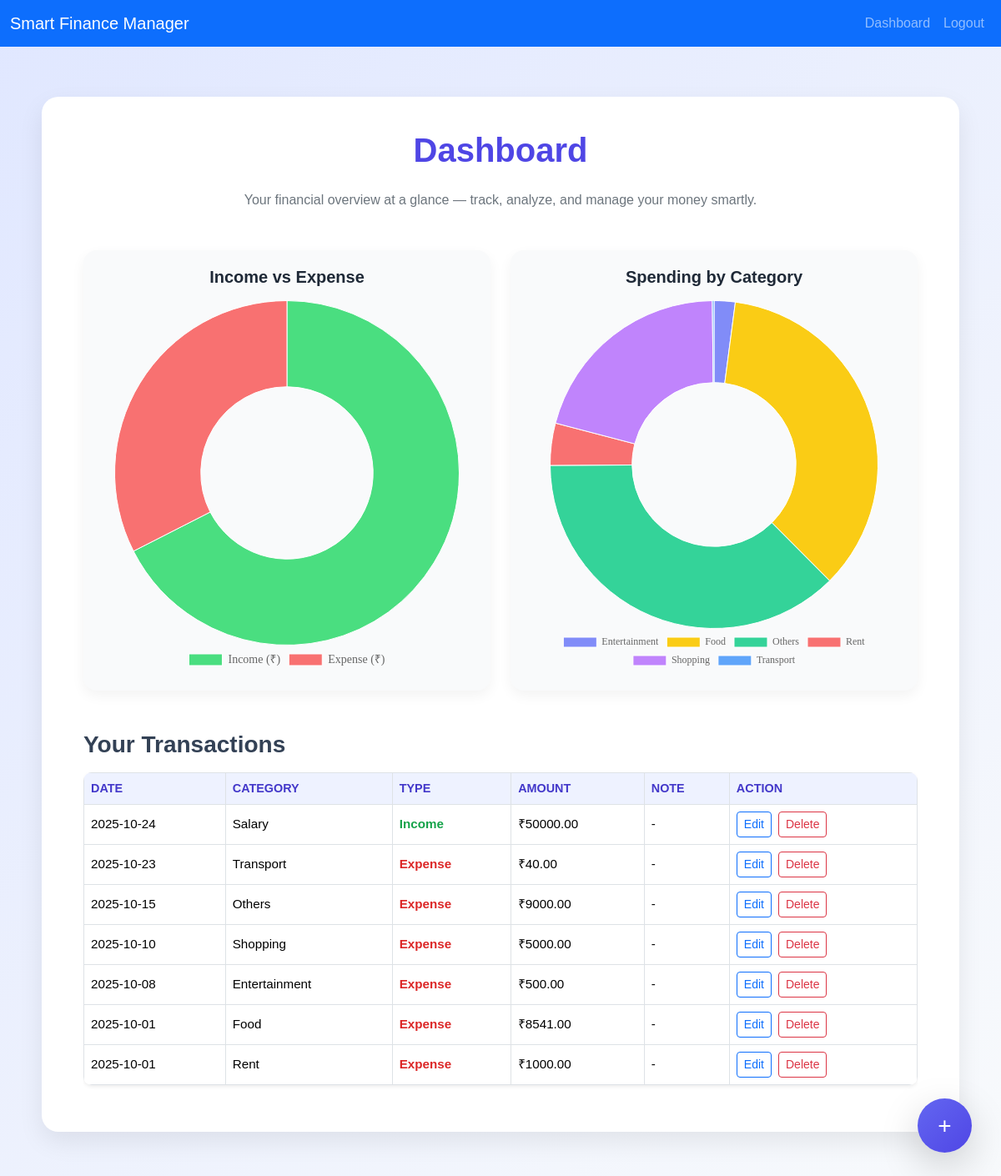
/dashboard (signed in), run on an earlier commit of the app's database.
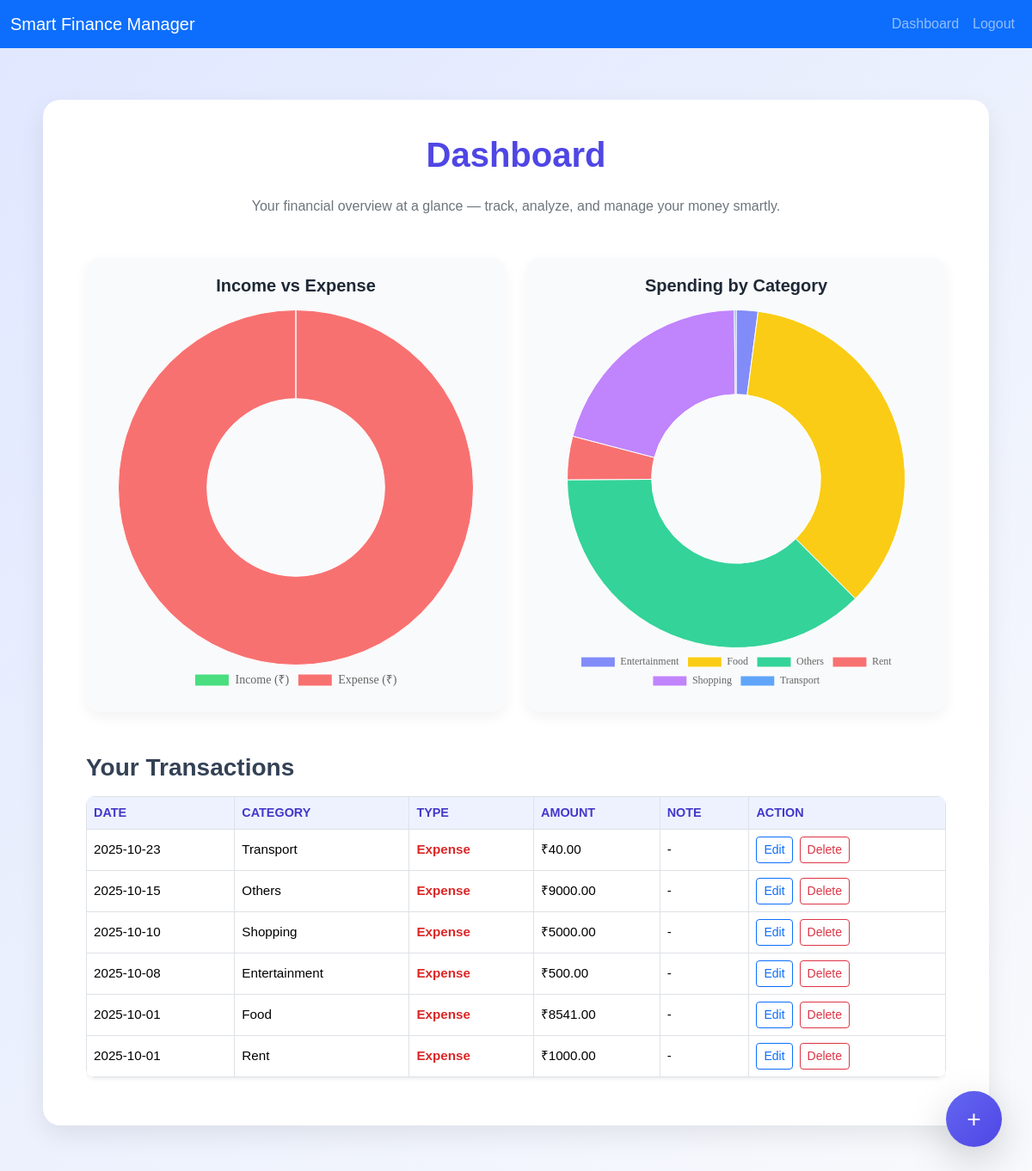
And on a later commit of the database.
### tables this page shows
CREATE TABLE transactions (
    id INTEGER PRIMARY KEY AUTOINCREMENT,
    user_id INTEGER NOT NULL,
    category_id INTEGER NOT NULL,
    amount REAL NOT NULL,
    date TEXT NOT NULL,
    note TEXT,
    FOREIGN KEY (user_id) REFERENCES users(id) ON DELETE CASCADE,
    FOREIGN KEY (category_id) REFERENCES categories(id) ON DELETE CASCADE
);

CREATE TABLE categories (
    id INTEGER PRIMARY KEY AUTOINCREMENT,
    name TEXT NOT NULL,
    type TEXT CHECK(type IN ('income', 'expense')) NOT NULL,
    user_id INTEGER,
    FOREIGN KEY (user_id) REFERENCES users(id) ON DELETE CASCADE
);

### app.py (the view)
@app.route('/dashboard')
def dashboard():
    if 'user_id' not in session:
        flash(' Please log in first.', 'error')
        return redirect(url_for('login'))
    else:
        conn = get_db_connection()
        cursor = conn.cursor()
        transactions = cursor.execute(
            """SELECT t.id, t.amount, t.date, t.note, c.name AS category_name, c.type AS category_type FROM transactions t JOIN categories c ON t.category_id = c.id WHERE t.user_id = ?
            ORDER BY date(t.date) DESC
            """, (session['user_id'],)).fetchall()
        totals = cursor.execute(
                """SELECT
                SUM(CASE WHEN c.type='income' THEN t.amount ELSE 0 END) AS total_income,
                SUM(CASE WHEN c.type='expense' THEN t.amount ELSE 0 END) AS total_expense
                FROM transactions t
                JOIN categories c ON t.category_id = c.id
                WHERE t.user_id = ?
                """, (session['user_id'],)).fetchone()
        category_expense = cursor.execute(
            """SELECT c.name AS category_name, SUM(t.amount) AS total
            FROM transactions t
            JOIN categories c ON t.category_id = c.id
            WHERE t.user_id = ? AND c.type='expense'
            GROUP BY c.name
            """, (session['user_id'],)).fetchall()
        conn.close()
        return render_template('dashboard.html', user_name=session['user_name'], transactions = transactions, totals=totals, category_expense=category_expense)

### app.py (called while the page is built)
def get_db_connection():
    conn = sqlite3.connect('finance.db')
    conn.row_factory = sqlite3.Row
    return conn

### templates/dashboard.html (shortened to what this page needs)
{% extends "layout.html" %}
{% block head %}
  <link href="https://cdn.jsdelivr.net/npm/bootstrap@5.3.3/dist/css/bootstrap.min.css" rel="stylesheet">
{% endblock %}
{% block content %}
<div class="dashboard-container">
  <h1 class="text-center mb-4">Dashboard</h1>
  <p class="text-center text-secondary mb-5">Your financial overview at a glance — track, analyze, and manage your money smartly.</p>
  <div class="row g-4">
    <div class="col-md-6">
      <div class="chart-card">
        <h5 class="text-center mb-3 text-indigo-600 fw-semibold">Income vs Expense</h5>
        <canvas id="incomeExpenseChart"></canvas>
      </div>
    </div>
    <div class="col-md-6">
      <div class="chart-card">
        <h5 class="text-center mb-3 text-indigo-600 fw-semibold">Spending by Category</h5>
        <canvas id="categoryExpenseChart"></canvas>
      </div>
    </div>
  </div>
  <div class="mt-5">
    <h3 class="mb-3">Your Transactions</h3>
    {% if transactions %}
      <div class="table-responsive">
        <table class="table table-bordered table-hover align-middle shadow-sm">
          <thead>
            <tr>
              <th>Date</th>
              <th>Category</th>
              <th>Type</th>
              <th>Amount</th>
              <th>Note</th>
              <th>Action</th>
            </tr>
          </thead>
          <tbody>
            {% for tx in transactions %}
            <tr>
              <td>{{ tx['date'] }}</td>
              <td>{{ tx['category_name'] }}</td>
              <td>
                {% if tx['category_type'] == 'income' %}
                  <span class="income-text">Income</span>
                {% else %}
                  <span class="expense-text">Expense</span>
                {% endif %}
              </td>
              <td>₹{{ "%.2f"|format(tx['amount']) }}</td>
              <td>{{ tx['note'] or '-' }}</td>
              <td>
                <div class="d-flex gap-2">
                  <button class="btn btn-outline-primary btn-sm edit-btn" data-id="{{ tx['id'] }}">
                 Edit
                 </button>
                 <form action="{{ url_for('delete_txn', txn_id=tx['id']) }}" method="POST" onsubmit="return confirm('Are you sure you want to delete this transaction?');">
                  <button type="submit" class="btn btn-outline-danger btn-sm">Delete</button>
                 </form>
                </div>
              </td>
            </tr>
            {% endfor %}
          </tbody>
        </table>
      </div>
    {% else %}
      <div class="alert alert-info mt-4 text-center">
        No transactions yet. Click the <strong>“+”</strong> button to add your first one!
      </div>
    {% endif %}
  </div>
</div>
<button id="add_transaction" class="btn add-transaction-btn shadow-lg">+</button>
{% endblock %}

### templates/layout.html (shortened to what this page needs)
<!DOCTYPE html>
<html lang="en">
<head>
    <link href="https://cdn.jsdelivr.net/npm/bootstrap@5.3.0/dist/css/bootstrap.min.css" rel="stylesheet">
    {% block head %}
    {% endblock %}
</head>
<body>
    <nav class="navbar navbar-expand-lg navbar-dark bg-primary">
        <div class="container-fluid">
            <a class="navbar-brand" href="{{ url_for('home') }}">Smart Finance Manager</a>
            <div class="collapse navbar-collapse" id="navbarNav">
                <ul class="navbar-nav ms-auto">
                    {% if session.get('user_id') %}
                        <li class="nav-item">
                            <a class="nav-link" href="{{ url_for('dashboard') }}">Dashboard</a>
                        </li>
                        <li class="nav-item">
                            <a class="nav-link" href="/logout">Logout</a>
                        </li>
                    {% endif %}
                </ul>
            </div>
        </div>
    </nav>
    <div class="container mt-4">
        {% block content %}{% endblock %}
    </div>
</body>
</html>

### templates/dashboard.html (style rules this page uses)
body { background: linear-gradient(135deg, #e0e7ff, #f8fafc); font-family: "Poppins", sans-serif; color: #1f2937; }
.dashboard-container { max-width: 1100px; margin: 60px auto; background: #ffffff; border-radius: 20px; box-shadow: 0 12px 30px rgba(0, 0, 0, 0.08); padding: 40px 50px; transition: all 0.3s ease; }
h1 { color: #4f46e5; font-weight: 700; margin-bottom: 20px; }
h3 { color: #334155; font-weight: 600; }
.chart-card { background: #f9fafb; border-radius: 16px; padding: 20px; box-shadow: 0 6px 16px rgba(0, 0, 0, 0.05); transition: 0.3s ease; }
.table { border-radius: 10px; overflow: hidden; }
.table th { background-color: #eef2ff; color: #4338ca; font-weight: 600; text-transform: uppercase; font-size: 0.9rem; }
.table td { vertical-align: middle; font-size: 0.95rem; }
.expense-text { color: #dc2626; font-weight: 600; }
.add-transaction-btn { position: fixed; bottom: 35px; right: 35px; border-radius: 50%; width: 65px; height: 65px; font-size: 28px; background: linear-gradient(135deg, #6366f1, #4f46e5); color: #fff; border: none; box-shadow: 0 6px 16px rgba(99, 102, 241, 0.4); transition: all 0.3s ease; }
.add-transaction-btn::after { content: "Add Transaction"; position: absolute; right: 80px; bottom: 20px; background: #1e293b; color: #fff; padding: 6px 10px; border-radius: 6px; font-size: 0.85rem; opacity: 0; transform: translateY(10px); transition: all 0.3s ease; pointer-events: none; white-space: nowrap; }
#incomeExpenseChart, #categoryExpenseChart { height: 300px; }

What changed in the data, as far as the page shows it:
removed transactions: date "2025-10-24", category_name "Salary", shows "Income", amount "50000.00", note "-"
Also different on the page:
chart data {{ totals['total_income'] or 0 }}: 50000.0 → 0
